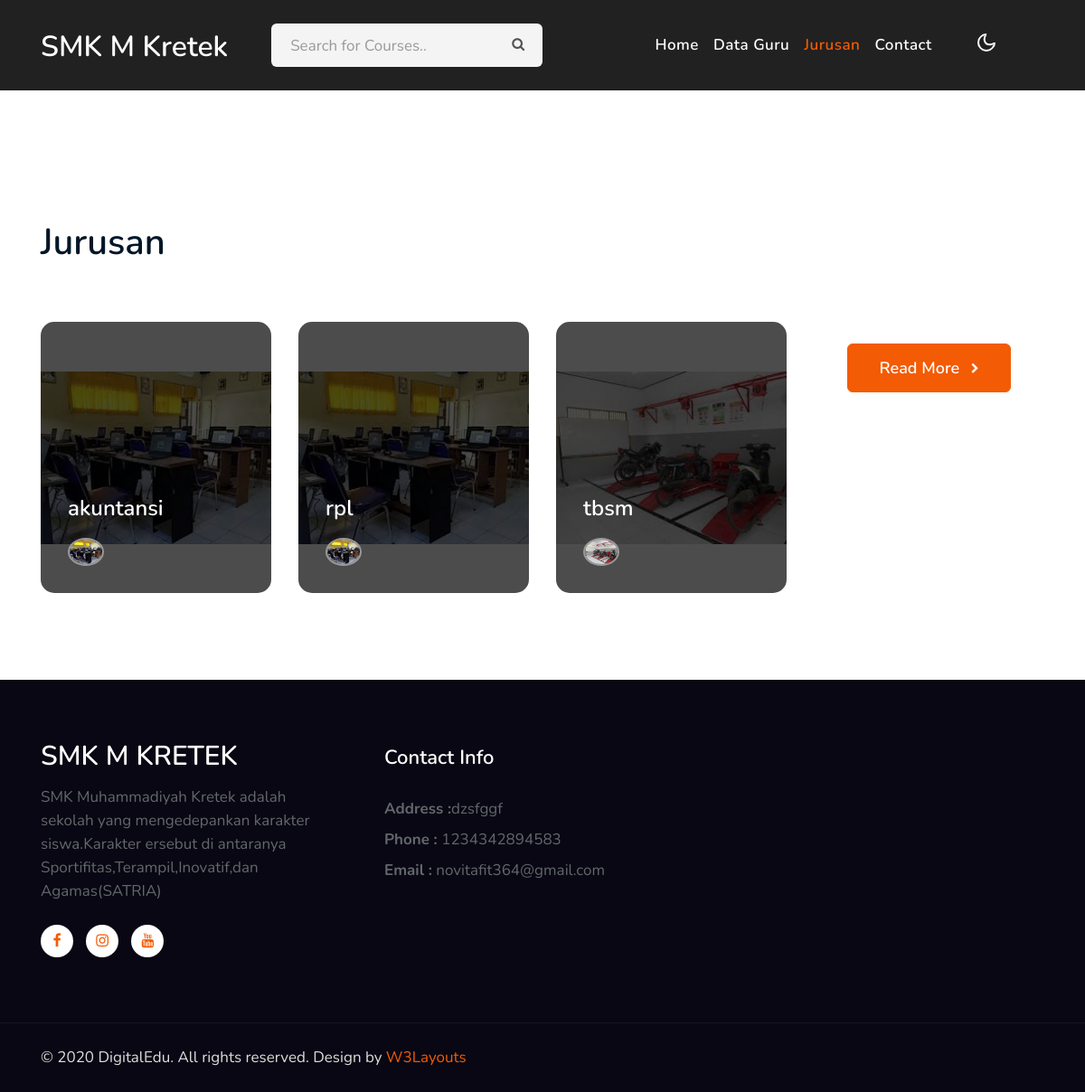
Page /index.php/front/datajurusan on the earlier database version.
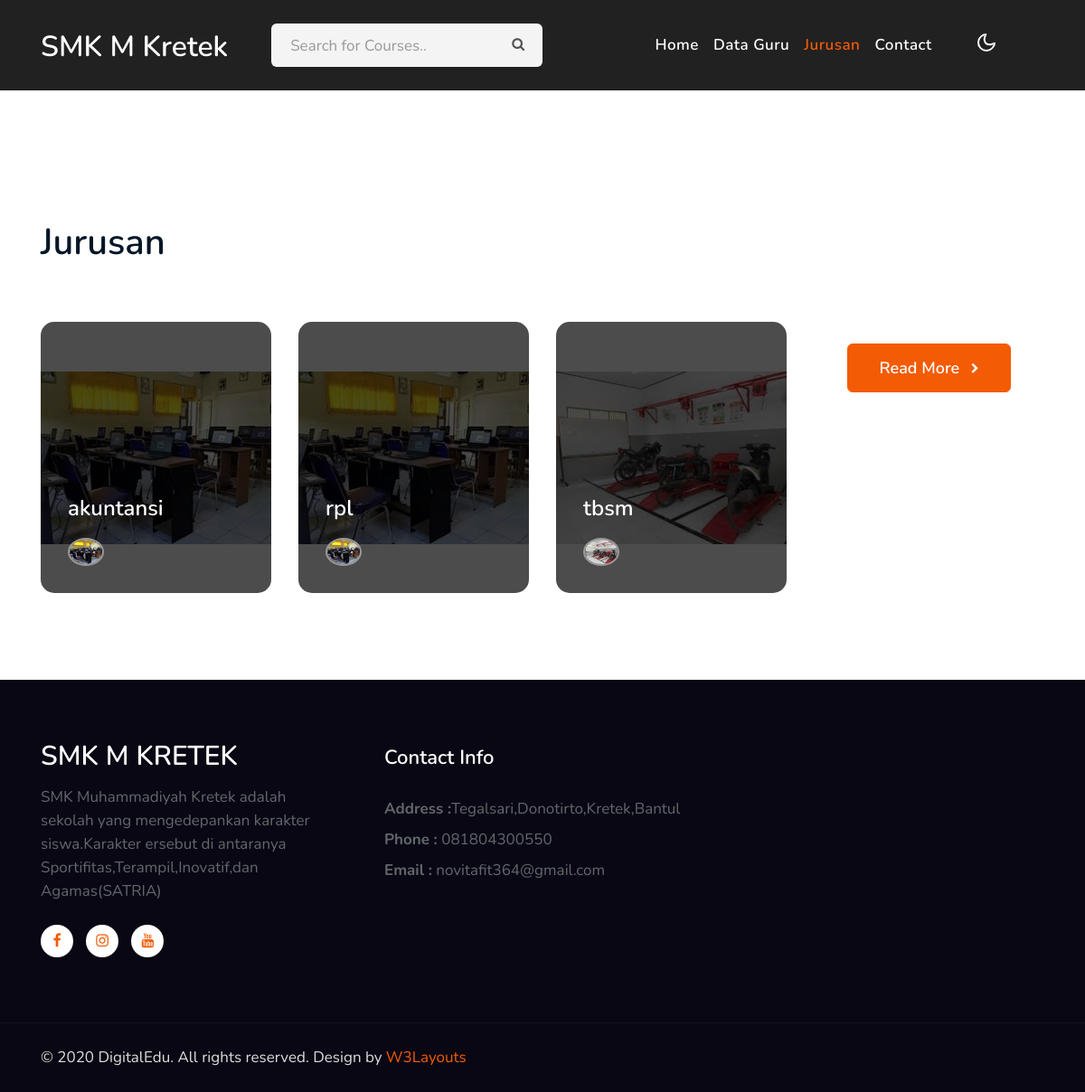
Same page on the later database version.
### tables this page shows
CREATE TABLE `contact` (
  `id_contact` int(11) NOT NULL,
  `alamat` text NOT NULL,
  `telepon` varchar(13) NOT NULL,
  `email` text NOT NULL
);

### application/controllers/front/DataJurusan.php (called while the page is built)
<?php
class DataJurusan extends CI_Controller
{
    public function index()
    {
        $dataJurusan['data_jurusan'] = $this->JurusanModel->select_all_jurusan();
        $dataJurusan['active'] = "jurusan";
        $data['header'] = $this->load->view('front/partial/header',$dataJurusan,true);
        $data['page'] = $this->load->view('front/pages/data_jurusan',$dataJurusan,true);
        $data['title'] = "Data Jurusan";
        $data['contact'] =$this->ContactModel->select_row_contact();
        $this->load->view('front/partial/template',$data);
    }
}
?>

### index.php (called while the page is built, shortened)
<?php
require_once BASEPATH.'core/CodeIgniter.php';

### application/models/JurusanModel.php (called while the page is built, shortened)
<?php
class JurusanModel extends CI_Model
{
    public function select_all_jurusan()
    {
        $this->db->select('*');
        $this->db->from('jurusan');
        $query = $this->db->get();
        return $query->result();
    }
}
?>

### application/models/ContactModel.php (called while the page is built, shortened)
<?php
class ContactModel extends CI_Model
{
    public function select_row_contact()
    {
        $this->db->select('*');
        $this->db->from('contact');
        $query = $this->db->get();
        return $query->row();
    }
}
?>

### application/views/front/pages/data_jurusan.php (the view, shortened to what this page needs)
<div class="w3l-homeblog py-5" id="homeblog">
    <div class="container py-lg-5 py-md-4">
        <div class="header-title mb-3 mt-5">
            <h3 class="hny-title text-left">Jurusan</h3>
        </div>
        <div class="row top-pics ">
            <?php
            foreach ($data_jurusan as $value) :
            ?>
                <div class="col-lg-3 col-md-6 mt-5">
                    <div style=" background: url(<?= base_url('foto/jurusan/') . $value->foto ?>) no-repeat center;background-size: contain;" class="top-pic1">
                        <div class="card-body blog-details">
                            <a href="services.html" class="blog-desc"><?= $value->nama_jurusan ?>
                            </a>
                            <div class="author align-items-center">
                                <img src="<?= base_url('foto/jurusan/') . $value->foto ?>" alt="" class="img-fluid rounded-circle">
                            </div>
                        </div>
                    </div>
                </div>
            <?php
            endforeach;
            ?>
            <div class="readhny-btm text-center mx-auto mt-md-4">
                <a class="btn btn-primary btn-style mt-md-5 mt-4" href="about.html">Read More <span class="fa fa-chevron-right ml-2" aria-hidden="true"></span></a>
            </div>
        </div>
    </div>
</div>

### application/views/front/partial/template.php (shortened to what this page needs)
<!doctype html>
<html lang="en">
<head>
    <link rel="stylesheet" href="<?= base_url('assets/front_assets/') ?>css/style-starter.css">
</head>
<body>
    <?= $this->load->view('front/partial/header', null, true); ?>
    <?= $page ?>
    <section class="w3l-footer-29-main">
        <div class="footer-29 py-5">
            <div class="container py-lg-4">
                <div class="row footer-top-29">
                    <div class="col-lg-4 col-md-6 col-sm-7 footer-list-29 footer-1 pr-lg-5">
                        <div class="footer-logo mb-3">
                            <a class="navbar-brand" href="index.html">SMK M KRETEK</a>
                        </div>
                        <p>SMK Muhammadiyah Kretek adalah sekolah yang mengedepankan karakter siswa.Karakter ersebut di antaranya Sportifitas,Terampil,Inovatif,dan Agamas(SATRIA)</p>
                        <div class="main-social-footer-29 mt-4">
                            <a href="https://www.facebook.com/smkmkretek" class="facebook"><span class="fa fa-facebook"></span></a>
                            <a href="//www.instagram.com/smkmkretek/ " class="instagram"><span class="fa fa-instagram"></span></a>
                            <a href="https://www.youtube.com/channel/UCI83h6I5aTWRWM1DRU9eHPA" class="youtube"><span class="fa fa-youtube"></span></a>
                        </div>
                    </div>
                    <div class="col-lg-4 col-md-6 col-sm-7 footer-list-29 footer-4 mt-lg-0 mt-5">
                        <h6 class="footer-title-29">Contact Info </h6>
                        <p><strong>Address :</strong><?= $contact->alamat ?></p>
                        <p class="my-2"><strong>Phone :</strong> <a href="tel:<?= $contact->telepon ?>"><?= $contact->telepon ?></a></p>
                        <p><strong>Email :</strong> <a href="<?= $contact->email ?>"><?= $contact->email ?></a></p>
                    </div>
                </div>
            </div>
        </div>
    </section>
    <section class="w3l-copyright">
        <div class="container">
            <div class="row bottom-copies">
                <p class="col-lg-8 copy-footer-29">© 2020 DigitalEdu. All rights reserved. Design by <a href="https://w3layouts.com/" target="_blank">
                        W3Layouts</a></p>
            </div>
        </div>
    </section>
</body>
</html>

Differences in the rows shown:
changed contact "novitafit364@gmail.com": alamat "dzsfggf" → "Tegalsari,Donotirto,Kretek,Bantul"; telepon "1234342894583" → "081804300550"
